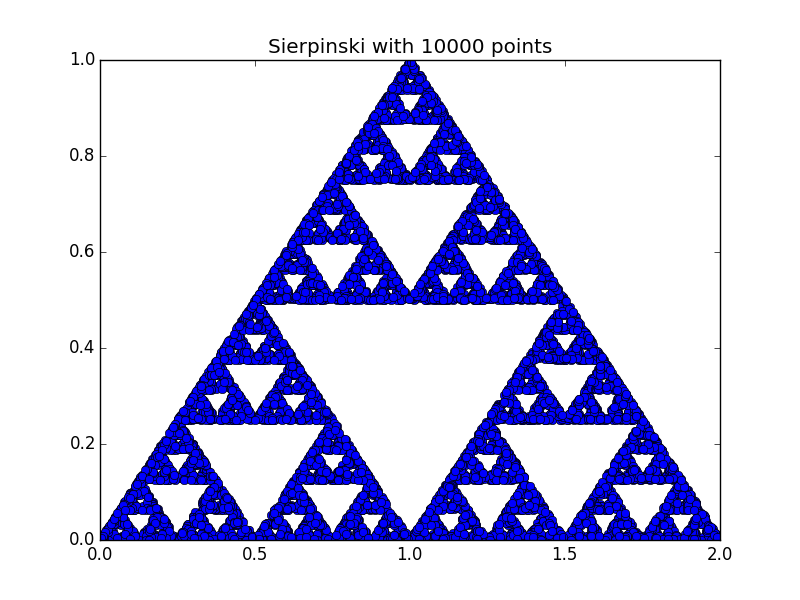

Source code (Python):
'''
sierpinski.py

Draw Sierpinski Triangle
'''
import random
import matplotlib.pyplot as plt

def transformation_1(p):
    x = p[0]
    y = p[1]
    x1 = 0.5*x
    y1 = 0.5*y
    return x1, y1

def transformation_2(p):
    x = p[0]
    y = p[1]
    x1 = 0.5*x + 0.5
    y1 = 0.5*y + 0.5
    return x1, y1

def transformation_3(p):
    x = p[0]
    y = p[1]
    x1 = 0.5*x + 1
    y1 = 0.5*y
    return x1, y1

def get_index(probability):
    r = random.random()
    c_probability = 0
    sum_probability = []
    for p in probability:
        c_probability += p
        sum_probability.append(c_probability)
    for item, sp in enumerate(sum_probability):
        if r <= sp:
            return item
    return len(probability)-1

def transform(p):
    # list of transformation functions
    transformations = [transformation_1, transformation_2, transformation_3]
    probability = [1/3, 1/3, 1/3]
    # pick a random transformation function and call it
    tindex = get_index(probability)
    t = transformations[tindex]
    x, y = t(p)
    return x, y

def draw_sierpinski(n):
    # We start with (0, 0)
    x = [0]
    y = [0]

    x1, y1 = 0, 0
    for i in range(n):
       x1, y1 = transform((x1, y1))
       x.append(x1)
       y.append(y1)
    return x, y

if __name__ == '__main__':
    n = int(input('Enter the desired number of points'
                  'in the Sierpinski Triangle: '))
    x, y = draw_sierpinski(n)
    # Plot the points
    plt.plot(x, y, 'o')
    plt.title('Sierpinski with {0} points'.format(n))
    plt.savefig('sierpinski.png')
